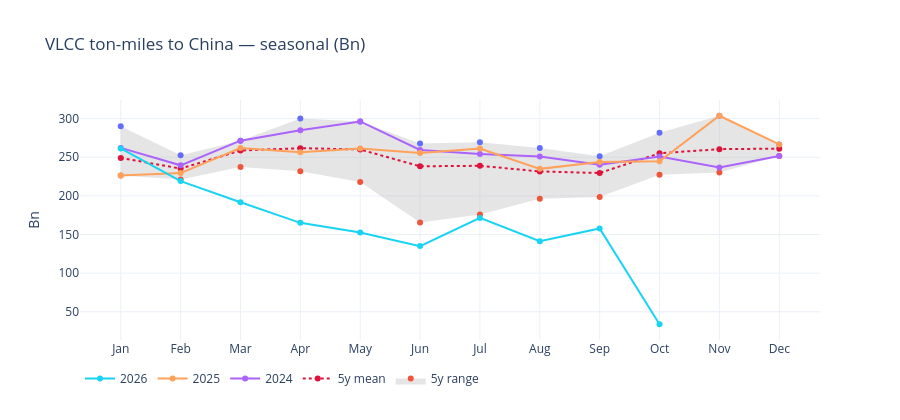

Here is the notebook cell this chart was saved with:
### Markdown cell above
## F2 — VLCC ton-miles → China (seasonality + origins)

Same chart grammar as clean Latam desks use, applied to the TD3C discharge basin:

1. **Seasonal:** monthly VLCC ton-miles into China vs prior 5-year range/mean (years overlaid).
2. **By origin:** MEG / West Africa / Brazil / US / Russia / Other — who is supplying China haulage.

Units shown as **Bn** (`value / 1e9`). Global VLCC ton-miles (section F) stays the blunt world tape; this is the China corridor. Origin pulls use `from_locations` + vesselTypeOil (OriginCountry×VLCC is empty on this key).

### Code cell
tm_china_start = date(2020, 1, 1)
tm_china = cached(
    "kpler_tonmiles_vlcc_china_m",
    lambda: kp.tonmiles_vlcc_to(cfg, "China", tm_china_start),
)
tm_china_bn = tm_china.assign(bn=tm_china["ton_miles"] / kp.TONMILES_BN) if not tm_china.empty else tm_china

seas = kp.seasonal_tonmiles(tm_china_bn, value_col="bn", history_years=5)
band, years = seas["band"], seas["years"]
month_labels = ["Jan", "Feb", "Mar", "Apr", "May", "Jun", "Jul", "Aug", "Sep", "Oct", "Nov", "Dec"]

fig_s = go.Figure()
if not band.empty:
    fig_s.add_trace(go.Scatter(
        x=band["month"], y=band["y5_hi"], name="5y high",
        line=dict(width=0), showlegend=False,
    ))
    fig_s.add_trace(go.Scatter(
        x=band["month"], y=band["y5_lo"], name="5y range",
        fill="tonexty", fillcolor="rgba(180,180,180,0.35)", line=dict(width=0),
    ))
    fig_s.add_trace(go.Scatter(
        x=band["month"], y=band["y5_mean"], name="5y mean",
        line=dict(color="crimson", dash="dot"),
    ))
if not years.empty:
    for col in [c for c in years.columns if c != "month"]:
        fig_s.add_trace(go.Scatter(x=years["month"], y=years[col], name=str(col)))
fig_s.update_layout(
    title="VLCC ton-miles to China — seasonal (Bn)",
    template="plotly_white", height=420, legend=dict(orientation="h"),
    xaxis=dict(tickmode="array", tickvals=list(range(1, 13)), ticktext=month_labels),
    yaxis_title="Bn",
)
fig_s.show()

if not tm_china_bn.empty and tm_china_bn["bn"].notna().any():
    last = tm_china_bn.dropna(subset=["bn"]).iloc[-1]
    display(Markdown(
        f"China VLCC ton-miles last month **{pd.Timestamp(last['Date']).strftime('%Y-%m')}**: "
        f"**{last['bn']:.1f} Bn**. Compare to 5y mean for that calendar month."
    ))

### Figure 1 — Plotly figure (JSON) as saved in the notebook; plotly's stock layout.template omitted (floating-point values rounded to 4 significant figures)
{"data": [{"line": {"width": 0}, "name": "5y high", "showlegend": false, "type": "scatter", "x": [1, 2, 3, 4, 5, 6, 7, 8, 9, 10, 11, 12], "y": [290.1, 252.7, 271.5, 300.1, 296.4, 267.7, 269.5, 262.1, 251.2, 281.6, 303.7, 266.6]}, {"fill": "tonexty", "fillcolor": "rgba(180,180,180,0.35)", "line": {"width": 0}, "name": "5y range", "type": "scatter", "x": [1, 2, 3, 4, 5, 6, 7, 8, 9, 10, 11, 12], "y": [226.3, 221.2, 237.3, 231.8, 218.1, 165.4, 176.0, 196.2, 198.7, 227.4, 230.2, 251.7]}, {"line": {"color": "crimson", "dash": "dot"}, "name": "5y mean", "type": "scatter", "x": [1, 2, 3, 4, 5, 6, 7, 8, 9, 10, 11, 12], "y": [249.1, 235.4, 258.7, 261.8, 260.0, 238.3, 239.0, 231.7, 229.6, 255.2, 260.5, 261.2]}, {"name": "2024", "type": "scatter", "x": [1, 2, 3, 4, 5, 6, 7, 8, 9, 10, 11, 12], "y": [262.2, 239.6, 271.5, 285.0, 296.4, 259.5, 254.1, 251.0, 240.4, 251.0, 236.9, 251.7]}, {"name": "2025", "type": "scatter", "x": [1, 2, 3, 4, 5, 6, 7, 8, 9, 10, 11, 12], "y": [226.3, 229.5, 262.0, 256.4, 261.5, 255.7, 261.4, 235.0, 244.0, 244.7, 303.7, 266.6]}, {"name": "2026", "type": "scatter", "x": [1, 2, 3, 4, 5, 6, 7, 8, 9, 10, 11, 12], "y": [261.4, 219.2, 191.8, 165.1, 152.7, 135.0, 171.5, 141.4, 157.8, 33.89, NaN, NaN]}], "layout": {"height": 420, "legend": {"orientation": "h"}, "title": {"text": "VLCC ton-miles to China — seasonal (Bn)"}, "xaxis": {"tickmode": "array", "ticktext": ["Jan", "Feb", "Mar", "Apr", "May", "Jun", "Jul", "Aug", "Sep", "Oct", "Nov", "Dec"], "tickvals": [1, 2, 3, 4, 5, 6, 7, 8, 9, 10, 11, 12]}, "yaxis": {"title": {"text": "Bn"}}}}
